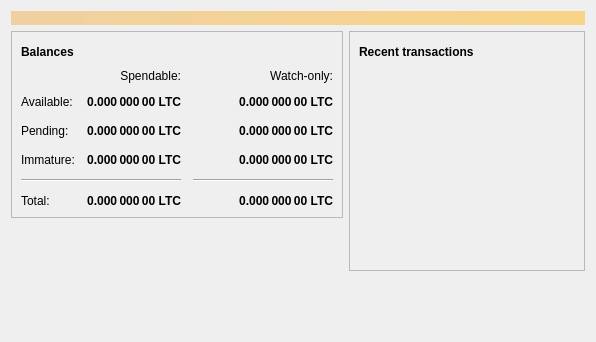
<?xml version="1.0" encoding="UTF-8"?>
<ui version="4.0">
 <class>OverviewPage</class>
 <widget class="QWidget" name="OverviewPage">
  <property name="geometry">
   <rect>
    <x>0</x>
    <y>0</y>
    <width>596</width>
    <height>342</height>
   </rect>
  </property>
  <property name="windowTitle">
   <string>Form</string>
  </property>
  <layout class="QVBoxLayout" name="topLayout">
   <item>
    <widget class="QLabel" name="labelAlerts">
     <property name="visible">
      <bool>false</bool>
     </property>
     <property name="styleSheet">
      <string notr="true">QLabel { background-color: qlineargradient(x1: 0, y1: 0, x2: 1, y2: 0, stop:0 #F0D0A0, stop:1 #F8D488); color:#000000; }</string>
     </property>
     <property name="wordWrap">
      <bool>true</bool>
     </property>
     <property name="margin">
      <number>3</number>
     </property>
     <property name="textInteractionFlags">
      <set>Qt::TextSelectableByMouse</set>
     </property>
    </widget>
   </item>
   <item>
    <layout class="QHBoxLayout" name="horizontalLayout" stretch="1,1">
     <item>
      <layout class="QVBoxLayout" name="verticalLayout_2">
       <item>
        <widget class="QFrame" name="frame">
         <property name="frameShape">
          <enum>QFrame::StyledPanel</enum>
         </property>
         <property name="frameShadow">
          <enum>QFrame::Raised</enum>
         </property>
         <layout class="QVBoxLayout" name="verticalLayout_4">
          <item>
           <layout class="QHBoxLayout" name="horizontalLayout_4">
            <item>
             <widget class="QLabel" name="label_5">
              <property name="font">
               <font>
                <weight>75</weight>
                <bold>true</bold>
               </font>
              </property>
              <property name="text">
               <string>Balances</string>
              </property>
             </widget>
            </item>
            <item>
             <widget class="QPushButton" name="labelWalletStatus">
              <property name="enabled">
               <bool>true</bool>
              </property>
              <property name="maximumSize">
               <size>
                <width>30</width>
                <height>16777215</height>
               </size>
              </property>
              <property name="toolTip">
               <string>The displayed information may be out of date. Your wallet automatically synchronizes with the Accure network after a connection is established, but this process has not completed yet.</string>
              </property>
              <property name="text">
               <string/>
              </property>
              <property name="icon">
               <iconset resource="../bitcoin.qrc">
                <normaloff>:/icons/warning</normaloff>
                <disabledoff>:/icons/warning</disabledoff>:/icons/warning</iconset>
              </property>
              <property name="iconSize">
               <size>
                <width>24</width>
                <height>24</height>
               </size>
              </property>
              <property name="flat">
               <bool>true</bool>
              </property>
             </widget>
            </item>
            <item>
             <spacer name="horizontalSpacer_3">
              <property name="orientation">
               <enum>Qt::Horizontal</enum>
              </property>
              <property name="sizeHint" stdset="0">
               <size>
                <width>40</width>
                <height>20</height>
               </size>
              </property>
             </spacer>
            </item>
           </layout>
          </item>
          <item>
           <layout class="QGridLayout" name="gridLayout">
            <property name="spacing">
             <number>12</number>
            </property>
            <item row="2" column="2">
             <widget class="QLabel" name="labelWatchPending">
              <property name="font">
               <font>
                <weight>75</weight>
                <bold>true</bold>
               </font>
              </property>
              <property name="cursor">
               <cursorShape>IBeamCursor</cursorShape>
              </property>
              <property name="toolTip">
               <string>Unconfirmed transactions to watch-only addresses</string>
              </property>
              <property name="text">
               <string notr="true">0.000 000 00 LTC</string>
              </property>
              <property name="alignment">
               <set>Qt::AlignRight|Qt::AlignTrailing|Qt::AlignVCenter</set>
              </property>
              <property name="textInteractionFlags">
               <set>Qt::LinksAccessibleByMouse|Qt::TextSelectableByKeyboard|Qt::TextSelectableByMouse</set>
              </property>
             </widget>
            </item>
            <item row="2" column="1">
             <widget class="QLabel" name="labelUnconfirmed">
              <property name="font">
               <font>
                <weight>75</weight>
                <bold>true</bold>
               </font>
              </property>
              <property name="cursor">
               <cursorShape>IBeamCursor</cursorShape>
              </property>
              <property name="toolTip">
               <string>Total of transactions that have yet to be confirmed, and do not yet count toward the spendable balance</string>
              </property>
              <property name="text">
               <string notr="true">0.000 000 00 LTC</string>
              </property>
              <property name="alignment">
               <set>Qt::AlignRight|Qt::AlignTrailing|Qt::AlignVCenter</set>
              </property>
              <property name="textInteractionFlags">
               <set>Qt::LinksAccessibleByMouse|Qt::TextSelectableByKeyboard|Qt::TextSelectableByMouse</set>
              </property>
             </widget>
            </item>
            <item row="3" column="2">
             <widget class="QLabel" name="labelWatchImmature">
              <property name="font">
               <font>
                <weight>75</weight>
                <bold>true</bold>
               </font>
              </property>
              <property name="cursor">
               <cursorShape>IBeamCursor</cursorShape>
              </property>
              <property name="toolTip">
               <string>Mined balance in watch-only addresses that has not yet matured</string>
              </property>
              <property name="text">
               <string notr="true">0.000 000 00 LTC</string>
              </property>
              <property name="alignment">
               <set>Qt::AlignRight|Qt::AlignTrailing|Qt::AlignVCenter</set>
              </property>
              <property name="textInteractionFlags">
               <set>Qt::LinksAccessibleByMouse|Qt::TextSelectableByKeyboard|Qt::TextSelectableByMouse</set>
              </property>
             </widget>
            </item>
            <item row="4" column="0" colspan="2">
             <widget class="Line" name="line">
              <property name="orientation">
               <enum>Qt::Horizontal</enum>
              </property>
             </widget>
            </item>
            <item row="4" column="2">
             <widget class="Line" name="lineWatchBalance">
              <property name="sizePolicy">
               <sizepolicy hsizetype="Preferred" vsizetype="Fixed">
                <horstretch>0</horstretch>
                <verstretch>0</verstretch>
               </sizepolicy>
              </property>
              <property name="minimumSize">
               <size>
                <width>140</width>
                <height>0</height>
               </size>
              </property>
              <property name="orientation">
               <enum>Qt::Horizontal</enum>
              </property>
             </widget>
            </item>
            <item row="5" column="0">
             <widget class="QLabel" name="labelTotalText">
              <property name="text">
               <string>Total:</string>
              </property>
             </widget>
            </item>
            <item row="3" column="1">
             <widget class="QLabel" name="labelImmature">
              <property name="font">
               <font>
                <weight>75</weight>
                <bold>true</bold>
               </font>
              </property>
              <property name="cursor">
               <cursorShape>IBeamCursor</cursorShape>
              </property>
              <property name="toolTip">
               <string>Mined balance that has not yet matured</string>
              </property>
              <property name="text">
               <string notr="true">0.000 000 00 LTC</string>
              </property>
              <property name="alignment">
               <set>Qt::AlignRight|Qt::AlignTrailing|Qt::AlignVCenter</set>
              </property>
              <property name="textInteractionFlags">
               <set>Qt::LinksAccessibleByMouse|Qt::TextSelectableByKeyboard|Qt::TextSelectableByMouse</set>
              </property>
             </widget>
            </item>
            <item row="2" column="3">
             <spacer name="horizontalSpacer_2">
              <property name="orientation">
               <enum>Qt::Horizontal</enum>
              </property>
              <property name="sizeHint" stdset="0">
               <size>
                <width>40</width>
                <height>20</height>
               </size>
              </property>
             </spacer>
            </item>
            <item row="3" column="0">
             <widget class="QLabel" name="labelImmatureText">
              <property name="text">
               <string>Immature:</string>
              </property>
             </widget>
            </item>
            <item row="5" column="1">
             <widget class="QLabel" name="labelTotal">
              <property name="font">
               <font>
                <weight>75</weight>
                <bold>true</bold>
               </font>
              </property>
              <property name="cursor">
               <cursorShape>IBeamCursor</cursorShape>
              </property>
              <property name="toolTip">
               <string>Your current total balance</string>
              </property>
              <property name="text">
               <string notr="true">0.000 000 00 LTC</string>
              </property>
              <property name="alignment">
               <set>Qt::AlignRight|Qt::AlignTrailing|Qt::AlignVCenter</set>
              </property>
              <property name="textInteractionFlags">
               <set>Qt::LinksAccessibleByMouse|Qt::TextSelectableByKeyboard|Qt::TextSelectableByMouse</set>
              </property>
             </widget>
            </item>
            <item row="5" column="2">
             <widget class="QLabel" name="labelWatchTotal">
              <property name="font">
               <font>
                <weight>75</weight>
                <bold>true</bold>
               </font>
              </property>
              <property name="cursor">
               <cursorShape>IBeamCursor</cursorShape>
              </property>
              <property name="toolTip">
               <string>Current total balance in watch-only addresses</string>
              </property>
              <property name="text">
               <string notr="true">0.000 000 00 LTC</string>
              </property>
              <property name="alignment">
               <set>Qt::AlignRight|Qt::AlignTrailing|Qt::AlignVCenter</set>
              </property>
              <property name="textInteractionFlags">
               <set>Qt::LinksAccessibleByMouse|Qt::TextSelectableByKeyboard|Qt::TextSelectableByMouse</set>
              </property>
             </widget>
            </item>
            <item row="0" column="2">
             <widget class="QLabel" name="labelWatchonly">
              <property name="text">
               <string>Watch-only:</string>
              </property>
              <property name="alignment">
               <set>Qt::AlignRight|Qt::AlignTrailing|Qt::AlignVCenter</set>
              </property>
             </widget>
            </item>
            <item row="1" column="0">
             <widget class="QLabel" name="labelBalanceText">
              <property name="text">
               <string>Available:</string>
              </property>
             </widget>
            </item>
            <item row="1" column="1">
             <widget class="QLabel" name="labelBalance">
              <property name="font">
               <font>
                <weight>75</weight>
                <bold>true</bold>
               </font>
              </property>
              <property name="cursor">
               <cursorShape>IBeamCursor</cursorShape>
              </property>
              <property name="toolTip">
               <string>Your current spendable balance</string>
              </property>
              <property name="text">
               <string notr="true">0.000 000 00 LTC</string>
              </property>
              <property name="alignment">
               <set>Qt::AlignRight|Qt::AlignTrailing|Qt::AlignVCenter</set>
              </property>
              <property name="textInteractionFlags">
               <set>Qt::LinksAccessibleByMouse|Qt::TextSelectableByKeyboard|Qt::TextSelectableByMouse</set>
              </property>
             </widget>
            </item>
            <item row="1" column="2">
             <widget class="QLabel" name="labelWatchAvailable">
              <property name="font">
               <font>
                <weight>75</weight>
                <bold>true</bold>
               </font>
              </property>
              <property name="cursor">
               <cursorShape>IBeamCursor</cursorShape>
              </property>
              <property name="toolTip">
               <string>Your current balance in watch-only addresses</string>
              </property>
              <property name="text">
               <string notr="true">0.000 000 00 LTC</string>
              </property>
              <property name="alignment">
               <set>Qt::AlignRight|Qt::AlignTrailing|Qt::AlignVCenter</set>
              </property>
              <property name="textInteractionFlags">
               <set>Qt::LinksAccessibleByMouse|Qt::TextSelectableByKeyboard|Qt::TextSelectableByMouse</set>
              </property>
             </widget>
            </item>
            <item row="2" column="0">
             <widget class="QLabel" name="labelPendingText">
              <property name="text">
               <string>Pending:</string>
              </property>
             </widget>
            </item>
            <item row="0" column="1">
             <widget class="QLabel" name="labelSpendable">
              <property name="text">
               <string>Spendable:</string>
              </property>
              <property name="alignment">
               <set>Qt::AlignRight|Qt::AlignTrailing|Qt::AlignVCenter</set>
              </property>
             </widget>
            </item>
           </layout>
          </item>
         </layout>
        </widget>
       </item>
       <item>
        <spacer name="verticalSpacer">
         <property name="orientation">
          <enum>Qt::Vertical</enum>
         </property>
         <property name="sizeHint" stdset="0">
          <size>
           <width>20</width>
           <height>40</height>
          </size>
         </property>
        </spacer>
       </item>
      </layout>
     </item>
     <item>
      <layout class="QVBoxLayout" name="verticalLayout_3">
       <item>
        <widget class="QFrame" name="frame_2">
         <property name="frameShape">
          <enum>QFrame::StyledPanel</enum>
         </property>
         <property name="frameShadow">
          <enum>QFrame::Raised</enum>
         </property>
         <layout class="QVBoxLayout" name="verticalLayout">
          <item>
           <layout class="QHBoxLayout" name="horizontalLayout_2">
            <item>
             <widget class="QLabel" name="label_4">
              <property name="font">
               <font>
                <weight>75</weight>
                <bold>true</bold>
               </font>
              </property>
              <property name="text">
               <string>Recent transactions</string>
              </property>
             </widget>
            </item>
            <item>
             <widget class="QPushButton" name="labelTransactionsStatus">
              <property name="enabled">
               <bool>true</bool>
              </property>
              <property name="maximumSize">
               <size>
                <width>30</width>
                <height>16777215</height>
               </size>
              </property>
              <property name="toolTip">
               <string>The displayed information may be out of date. Your wallet automatically synchronizes with the Accure network after a connection is established, but this process has not completed yet.</string>
              </property>
              <property name="text">
               <string/>
              </property>
              <property name="icon">
               <iconset resource="../bitcoin.qrc">
                <normaloff>:/icons/warning</normaloff>
                <disabledoff>:/icons/warning</disabledoff>:/icons/warning</iconset>
              </property>
              <property name="iconSize">
               <size>
                <width>24</width>
                <height>24</height>
               </size>
              </property>
              <property name="flat">
               <bool>true</bool>
              </property>
             </widget>
            </item>
            <item>
             <spacer name="horizontalSpacer">
              <property name="orientation">
               <enum>Qt::Horizontal</enum>
              </property>
              <property name="sizeHint" stdset="0">
               <size>
                <width>40</width>
                <height>20</height>
               </size>
              </property>
             </spacer>
            </item>
           </layout>
          </item>
          <item>
           <widget class="QListView" name="listTransactions">
            <property name="styleSheet">
             <string notr="true">QListView { background: transparent; }</string>
            </property>
            <property name="frameShape">
             <enum>QFrame::NoFrame</enum>
            </property>
            <property name="verticalScrollBarPolicy">
             <enum>Qt::ScrollBarAlwaysOff</enum>
            </property>
            <property name="horizontalScrollBarPolicy">
             <enum>Qt::ScrollBarAlwaysOff</enum>
            </property>
            <property name="selectionMode">
             <enum>QAbstractItemView::NoSelection</enum>
            </property>
           </widget>
          </item>
         </layout>
        </widget>
       </item>
       <item>
        <spacer name="verticalSpacer_2">
         <property name="orientation">
          <enum>Qt::Vertical</enum>
         </property>
         <property name="sizeHint" stdset="0">
          <size>
           <width>20</width>
           <height>40</height>
          </size>
         </property>
        </spacer>
       </item>
      </layout>
     </item>
    </layout>
   </item>
  </layout>
 </widget>
 <resources/>
 <connections/>
</ui>
